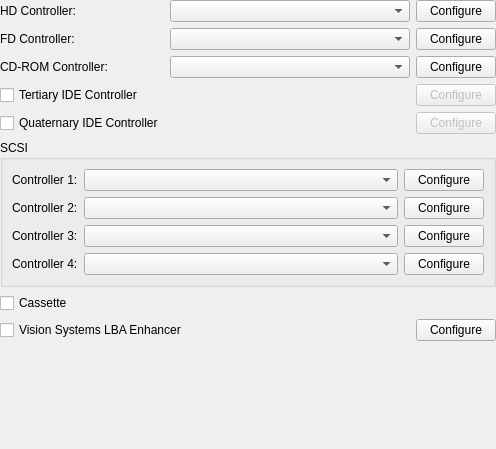
<?xml version="1.0" encoding="UTF-8"?>
<ui version="4.0">
 <class>SettingsStorageControllers</class>
 <widget class="QWidget" name="SettingsStorageControllers">
  <property name="geometry">
   <rect>
    <x>0</x>
    <y>0</y>
    <width>496</width>
    <height>449</height>
   </rect>
  </property>
  <property name="windowTitle">
   <string>Form</string>
  </property>
  <layout class="QVBoxLayout" name="verticalLayout">
   <property name="leftMargin">
    <number>0</number>
   </property>
   <property name="topMargin">
    <number>0</number>
   </property>
   <property name="rightMargin">
    <number>0</number>
   </property>
   <property name="bottomMargin">
    <number>0</number>
   </property>
   <item>
    <layout class="QGridLayout" name="gridLayout">
     <item row="0" column="0">
      <widget class="QLabel" name="label">
       <property name="text">
        <string>HD Controller:</string>
       </property>
      </widget>
     </item>
     <item row="1" column="2">
      <widget class="QPushButton" name="pushButtonFD">
       <property name="text">
        <string>Configure</string>
       </property>
      </widget>
     </item>
     <item row="1" column="0">
      <widget class="QLabel" name="label_2">
       <property name="text">
        <string>FD Controller:</string>
       </property>
      </widget>
     </item>
     <item row="2" column="0">
      <widget class="QLabel" name="label_7">
       <property name="visible">
        <bool>false</bool>
       </property>
       <property name="text">
        <string>CD-ROM Controller:</string>
       </property>
      </widget>
     </item>
     <item row="2" column="1">
      <widget class="QComboBox" name="comboBoxCDInterface">
       <property name="visible">
        <bool>false</bool>
       </property>
       <property name="maxVisibleItems">
        <number>30</number>
       </property>
      </widget>
     </item>
     <item row="2" column="2">
      <widget class="QPushButton" name="pushButtonCDInterface">
       <property name="visible">
        <bool>false</bool>
       </property>
       <property name="text">
        <string>Configure</string>
       </property>
      </widget>
     </item>
     <item row="0" column="1">
      <widget class="QComboBox" name="comboBoxHD">
       <property name="sizePolicy">
        <sizepolicy hsizetype="Expanding" vsizetype="Fixed">
         <horstretch>0</horstretch>
         <verstretch>0</verstretch>
        </sizepolicy>
       </property>
       <property name="maxVisibleItems">
        <number>30</number>
       </property>
      </widget>
     </item>
     <item row="0" column="2">
      <widget class="QPushButton" name="pushButtonHD">
       <property name="text">
        <string>Configure</string>
       </property>
      </widget>
     </item>
     <item row="1" column="1">
      <widget class="QComboBox" name="comboBoxFD">
       <property name="maxVisibleItems">
        <number>30</number>
       </property>
      </widget>
     </item>
     <item row="3" column="0">
      <widget class="QCheckBox" name="checkBoxTertiaryIDE">
       <property name="text">
        <string>Tertiary IDE Controller</string>
       </property>
      </widget>
     </item>
     <item row="4" column="0">
      <widget class="QCheckBox" name="checkBoxQuaternaryIDE">
       <property name="text">
        <string>Quaternary IDE Controller</string>
       </property>
      </widget>
     </item>
     <item row="3" column="2">
      <widget class="QPushButton" name="pushButtonTertiaryIDE">
       <property name="enabled">
        <bool>false</bool>
       </property>
       <property name="text">
        <string>Configure</string>
       </property>
      </widget>
     </item>
     <item row="4" column="2">
      <widget class="QPushButton" name="pushButtonQuaternaryIDE">
       <property name="enabled">
        <bool>false</bool>
       </property>
       <property name="text">
        <string>Configure</string>
       </property>
      </widget>
     </item>
    </layout>
   </item>
   <item>
    <widget class="QGroupBox" name="groupBox">
     <property name="title">
      <string>SCSI</string>
     </property>
     <layout class="QGridLayout" name="gridLayout_3">
      <item row="1" column="3">
       <widget class="QPushButton" name="pushButtonSCSI2">
        <property name="text">
         <string>Configure</string>
        </property>
       </widget>
      </item>
      <item row="3" column="3">
       <widget class="QPushButton" name="pushButtonSCSI4">
        <property name="text">
         <string>Configure</string>
        </property>
       </widget>
      </item>
      <item row="2" column="0">
       <widget class="QLabel" name="controller3Header">
        <property name="text">
         <string>Controller 3:</string>
        </property>
       </widget>
      </item>
      <item row="0" column="2">
       <widget class="QComboBox" name="comboBoxSCSI1">
        <property name="sizePolicy">
         <sizepolicy hsizetype="Expanding" vsizetype="Fixed">
          <horstretch>0</horstretch>
          <verstretch>0</verstretch>
         </sizepolicy>
        </property>
        <property name="maxVisibleItems">
         <number>30</number>
        </property>
       </widget>
      </item>
      <item row="0" column="3">
       <widget class="QPushButton" name="pushButtonSCSI1">
        <property name="text">
         <string>Configure</string>
        </property>
       </widget>
      </item>
      <item row="1" column="2">
       <widget class="QComboBox" name="comboBoxSCSI2">
        <property name="sizePolicy">
         <sizepolicy hsizetype="Expanding" vsizetype="Fixed">
          <horstretch>0</horstretch>
          <verstretch>0</verstretch>
         </sizepolicy>
        </property>
        <property name="maxVisibleItems">
         <number>30</number>
        </property>
       </widget>
      </item>
      <item row="2" column="2">
       <widget class="QComboBox" name="comboBoxSCSI3">
        <property name="sizePolicy">
         <sizepolicy hsizetype="Expanding" vsizetype="Fixed">
          <horstretch>0</horstretch>
          <verstretch>0</verstretch>
         </sizepolicy>
        </property>
        <property name="maxVisibleItems">
         <number>30</number>
        </property>
       </widget>
      </item>
      <item row="3" column="2">
       <widget class="QComboBox" name="comboBoxSCSI4">
        <property name="sizePolicy">
         <sizepolicy hsizetype="Expanding" vsizetype="Fixed">
          <horstretch>0</horstretch>
          <verstretch>0</verstretch>
         </sizepolicy>
        </property>
        <property name="maxVisibleItems">
         <number>30</number>
        </property>
       </widget>
      </item>
      <item row="0" column="0">
       <widget class="QLabel" name="label_3">
        <property name="text">
         <string>Controller 1:</string>
        </property>
       </widget>
      </item>
      <item row="1" column="0">
       <widget class="QLabel" name="label_4">
        <property name="text">
         <string>Controller 2:</string>
        </property>
       </widget>
      </item>
      <item row="3" column="0">
       <widget class="QLabel" name="label_5">
        <property name="text">
         <string>Controller 4:</string>
        </property>
       </widget>
      </item>
      <item row="2" column="3">
       <widget class="QPushButton" name="pushButtonSCSI3">
        <property name="text">
         <string>Configure</string>
        </property>
       </widget>
      </item>
     </layout>
    </widget>
   </item>
   <item>
    <widget class="QCheckBox" name="checkBoxCassette">
     <property name="text">
      <string>Cassette</string>
     </property>
    </widget>
   </item>
   <item>
    <layout class="QHBoxLayout" name="horizontalLayout">
     <property name="topMargin">
      <number>0</number>
     </property>
     <property name="rightMargin">
      <number>0</number>
     </property>
     <item>
      <widget class="QCheckBox" name="checkBoxLbaEnhancer">
       <property name="text">
        <string>Vision Systems LBA Enhancer</string>
       </property>
      </widget>
     </item>
     <item>
      <spacer name="horizontalSpacer">
       <property name="orientation">
        <enum>Qt::Horizontal</enum>
       </property>
       <property name="sizeHint" stdset="0">
        <size>
         <width>40</width>
         <height>20</height>
        </size>
       </property>
      </spacer>
     </item>
     <item>
      <widget class="QPushButton" name="pushButtonConfigureLbaEnhancer">
       <property name="text">
        <string>Configure</string>
       </property>
      </widget>
     </item>
    </layout>
   </item>
   <item>
    <spacer name="verticalSpacer">
     <property name="orientation">
      <enum>Qt::Vertical</enum>
     </property>
     <property name="sizeHint" stdset="0">
      <size>
       <width>20</width>
       <height>40</height>
      </size>
     </property>
    </spacer>
   </item>
  </layout>
 </widget>
 <resources/>
 <connections/>
</ui>
